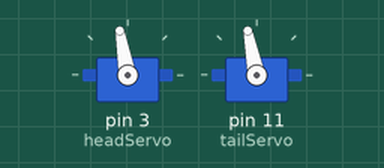
This sketch was run on a simulated Arduino Uno, built with avr-gcc and run on an emulated ATmega328P. Shown: 2 × servo.

Above: at 3.05 s.
At 4.5 s:
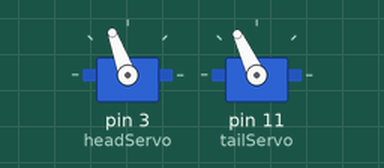
At 5.95 s:
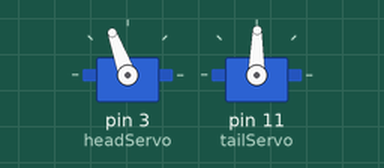
At 7.75 s:
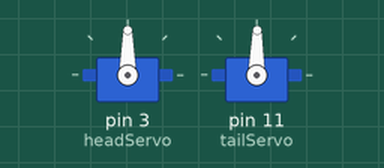
Timing chart, 0 to 10.6 s (numbered marks = the images above):
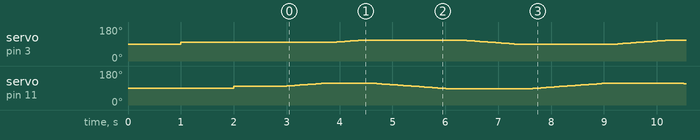

The sketch:

robot-sw.ino
```cpp
#include <Servo.h>

Servo headServo;
Servo tailServo;

int headServoPosn = 0;
int tailServoPosn = 0;

void setup() {
  headServo.attach(3);
  tailServo.attach(11);
  delay(1000);
  headServo.write(100);
  delay(1000);
  tailServo.write(100);
  delay(1000);
}

void loop() {
  while(tailServo.read()<115) {
    tailServo.write(tailServo.read()+1);
    delay(50);
  }
  delay(200);
  while(headServo.read()<110) {
    headServo.write(headServo.read()+1);
    delay(50);
  }
  delay(200);
  while(tailServo.read()>85) {
    tailServo.write(tailServo.read()-1);
    delay(50);
  }
  delay(200);
  while(headServo.read()>90) {
    headServo.write(headServo.read()-1);
    delay(50);
  }
  delay(200);
}
```
